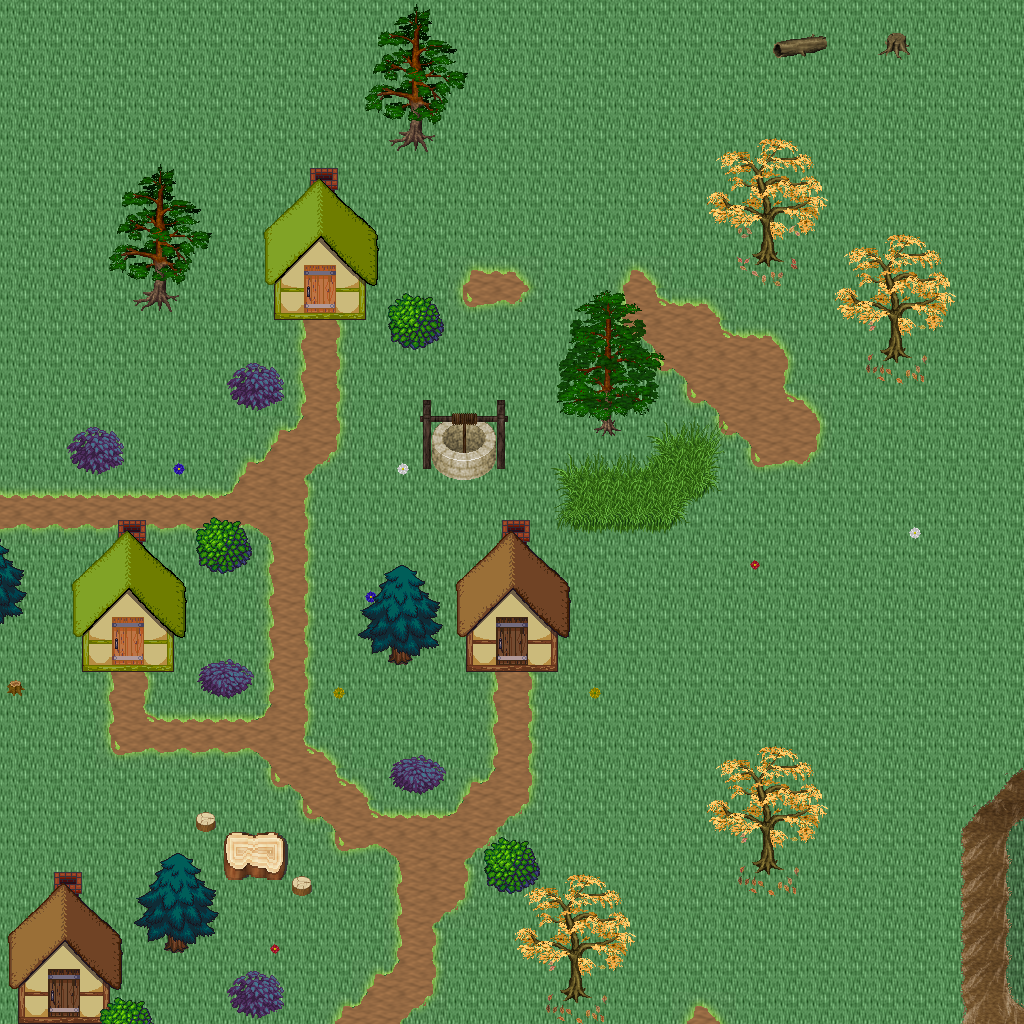

This is a level from a 2D game, rendered from its Tiled map with the project's own tilesets. A one-line summary and the map file follow, with tile-layer data summarised:
An orthogonal 32x32 tile map with 32x32 px tiles, 5 tile layers (Ground, Objects, Objects2, Above, ...), 1 hidden layer not drawn, 32 tilesets.

<map version="1.10" tiledversion="1.11.0" orientation="orthogonal" renderorder="right-down" width="32" height="32" tilewidth="32" tileheight="32" infinite="0" nextlayerid="11" nextobjectid="1">
 <tileset firstgid="1" name="logic_collision" tilewidth="32" tileheight="32" tilecount="1" columns="1">
  <image source="../drawable/logic_collision.png" width="32" height="32" />
 </tileset>
 <tileset firstgid="2" name="ground_ridge_earth_pale" tilewidth="32" tileheight="32" tilecount="96" columns="12">
  <image source="../drawable/ground_ridge_earth_pale.png" width="384" height="256" />
 </tileset>
 <tileset firstgid="98" name="ground_ridge_earth_dark" tilewidth="32" tileheight="32" tilecount="96" columns="12">
  <image source="../drawable/ground_ridge_earth_dark.png" width="384" height="256" />
 </tileset>
 <tileset firstgid="194" name="ground_ground" tilewidth="32" tileheight="32" tilecount="33" columns="3">
  <image source="../drawable/ground_ground.png" width="96" height="352" />
 </tileset>
 <tileset firstgid="227" name="terrain_grassland" tilewidth="32" tileheight="32" tilecount="88" columns="8">
  <image source="../drawable/terrain_grassland.png" width="256" height="352" />
 </tileset>
 <tileset firstgid="315" name="ground_grass_edges" tilewidth="32" tileheight="32" tilecount="36" columns="12">
  <image source="../drawable/ground_grass_edges.png" width="384" height="96" />
 </tileset>
 <tileset firstgid="351" name="ground_grass_corners" tilewidth="32" tileheight="32" tilecount="24" columns="6">
  <image source="../drawable/ground_grass_corners.png" width="192" height="128" />
 </tileset>
 <tileset firstgid="375" name="plant_tree_tree_darkgreen" tilewidth="32" tileheight="32" tilecount="88" columns="8">
  <image source="../drawable/plant_tree_tree_darkgreen.png" width="256" height="352" />
 </tileset>
 <tileset firstgid="463" name="plant_tree_fall_trees" tilewidth="32" tileheight="32" tilecount="40" columns="8">
  <image source="../drawable/plant_tree_fall_trees.png" width="256" height="160" />
 </tileset>
 <tileset firstgid="503" name="plant_tree_evergreen" tilewidth="32" tileheight="32" tilecount="36" columns="3">
  <image source="../drawable/plant_tree_evergreen.png" width="96" height="384" />
 </tileset>
 <tileset firstgid="539" name="plant_tree_pine_tree" tilewidth="32" tileheight="32" tilecount="20" columns="4">
  <image source="../drawable/plant_tree_pine_tree.png" width="128" height="160" />
 </tileset>
 <tileset firstgid="559" name="plant_tree_pine_tree_1" tilewidth="32" tileheight="32" tilecount="20" columns="4">
  <image source="../drawable/plant_tree_pine_tree_1.png" width="128" height="160" />
 </tileset>
 <tileset firstgid="579" name="building_decoration_rocks" tilewidth="32" tileheight="32" tilecount="6" columns="3">
  <image source="../drawable/building_decoration_rocks.png" width="96" height="64" />
 </tileset>
 <tileset firstgid="585" name="plant_stump_hollow_logs" tilewidth="32" tileheight="32" tilecount="6" columns="3">
  <image source="../drawable/plant_stump_hollow_logs.png" width="96" height="64" />
 </tileset>
 <tileset firstgid="591" name="plant_stump_small_stump" tilewidth="32" tileheight="32" tilecount="4" columns="2">
  <image source="../drawable/plant_stump_small_stump.png" width="64" height="64" />
 </tileset>
 <tileset firstgid="595" name="plant_flower_daisy_yellow" tilewidth="32" tileheight="32" tilecount="8" columns="2">
  <image source="../drawable/plant_flower_daisy_yellow.png" width="64" height="128" />
 </tileset>
 <tileset firstgid="603" name="plant_flower_daisy_white" tilewidth="32" tileheight="32" tilecount="8" columns="2">
  <image source="../drawable/plant_flower_daisy_white.png" width="64" height="128" />
 </tileset>
 <tileset firstgid="611" name="plant_flower_daisy_red" tilewidth="32" tileheight="32" tilecount="8" columns="2">
  <image source="../drawable/plant_flower_daisy_red.png" width="64" height="128" />
 </tileset>
 <tileset firstgid="619" name="plant_flower_daisy_blue" tilewidth="32" tileheight="32" tilecount="8" columns="2">
  <image source="../drawable/plant_flower_daisy_blue.png" width="64" height="128" />
 </tileset>
 <tileset firstgid="627" name="plant_leaves" tilewidth="32" tileheight="32" tilecount="8" columns="4">
  <image source="../drawable/plant_leaves.png" width="128" height="64" />
 </tileset>
 <tileset firstgid="635" name="plant_brown_mushrooms" tilewidth="32" tileheight="32" tilecount="24" columns="6">
  <image source="../drawable/plant_brown_mushrooms.png" width="192" height="128" />
 </tileset>
 <tileset firstgid="659" name="logic_item_resources" tilewidth="32" tileheight="32" tilecount="6" columns="6">
  <image source="../drawable/logic_item_resources.png" width="192" height="32" />
 </tileset>
 <tileset firstgid="665" name="logic_creature_animal" tilewidth="32" tileheight="32" tilecount="32" columns="8">
  <image source="../drawable/logic_creature_animal.png" width="256" height="128" />
 </tileset>
 <tileset firstgid="697" name="ground_tall_grass" tilewidth="32" tileheight="32" tilecount="15" columns="5">
  <image source="../drawable/ground_tall_grass.png" width="160" height="96" />
 </tileset>
 <tileset firstgid="712" name="logic_creature_reptile" tilewidth="32" tileheight="32" tilecount="7" columns="7">
  <image source="../drawable/logic_creature_reptile.png" width="224" height="32" />
 </tileset>
 <tileset firstgid="719" name="plant_bush_leafy" tilewidth="32" tileheight="32" tilecount="48" columns="8">
  <image source="../drawable/plant_bush_leafy.png" width="256" height="192" />
 </tileset>
 <tileset firstgid="767" name="plant_bushes_and_trees" tilewidth="32" tileheight="32" tilecount="144" columns="16">
  <image source="../drawable/plant_bushes_and_trees.png" width="512" height="289" />
 </tileset>
 <tileset firstgid="911" name="building_thatched_roof_cottage1" tilewidth="32" tileheight="32" tilecount="20" columns="4">
  <image source="../drawable/building_thatched_roof_cottage1.png" width="128" height="160" />
 </tileset>
 <tileset firstgid="931" name="building_thatched_roof_cottage2" tilewidth="32" tileheight="32" tilecount="20" columns="4">
  <image source="../drawable/building_thatched_roof_cottage2.png" width="128" height="160" />
 </tileset>
 <tileset firstgid="951" name="plant_stump_stump_rectangular" tilewidth="32" tileheight="32" tilecount="4" columns="2">
  <image source="../drawable/plant_stump_stump_rectangular.png" width="64" height="64" />
 </tileset>
 <tileset firstgid="955" name="object_well_hoist" tilewidth="32" tileheight="32" tilecount="9" columns="3">
  <image source="../drawable/object_well_hoist.png" width="96" height="96" />
 </tileset>
 <tileset firstgid="964" name="logic_creature_gnome" tilewidth="32" tileheight="32" tilecount="6" columns="6">
  <image source="../drawable/logic_creature_gnome.png" width="192" height="32" />
 </tileset>
 <layer id="1" name="Ground" width="32" height="32">
  <data>[1024 cells, 1024 non-empty, 3 distinct tile ids]</data>
 </layer>
 <layer id="2" name="Objects" width="32" height="32">
  <data>[1024 cells, 242 non-empty, 72 distinct tile ids]</data>
 </layer>
 <layer id="3" name="Objects2" width="32" height="32">
  <data>[1024 cells, 42 non-empty, 21 distinct tile ids]</data>
 </layer>
 <layer id="4" name="Above" width="32" height="32">
  <data>[1024 cells, 184 non-empty, 82 distinct tile ids]</data>
 </layer>
 <layer id="5" name="Above2" width="32" height="32">
  <data>[1024 cells, 0 non-empty, 0 distinct tile ids]</data>
 </layer>
 <layer id="6" name="Walkable" width="32" height="32" visible="0">
  <data>[1024 cells, 105 non-empty, 1 distinct tile ids]</data>
 </layer>
 <objectgroup id="7" name="Mapevents" />
 <objectgroup id="8" name="Spawn" />
 <objectgroup id="9" name="Keys" />
 <objectgroup id="10" name="Replace" />
</map>
